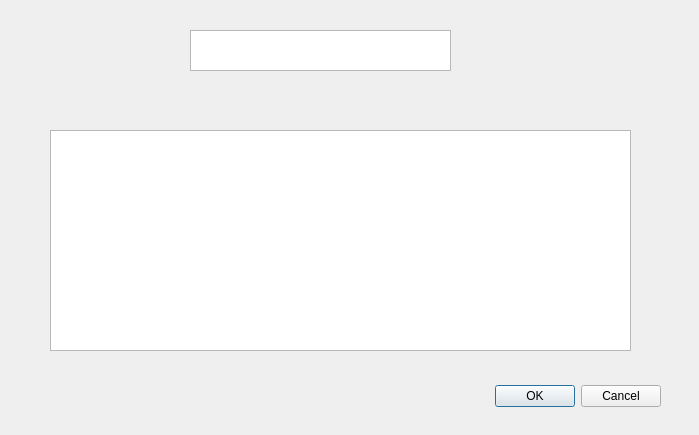
<?xml version="1.0" encoding="UTF-8"?>
<ui version="4.0">
 <class>showmess</class>
 <widget class="QDialog" name="showmess">
  <property name="geometry">
   <rect>
    <x>0</x>
    <y>0</y>
    <width>699</width>
    <height>435</height>
   </rect>
  </property>
  <property name="windowTitle">
   <string>Dialog</string>
  </property>
  <widget class="QDialogButtonBox" name="buttonBox">
   <property name="geometry">
    <rect>
     <x>320</x>
     <y>380</y>
     <width>341</width>
     <height>32</height>
    </rect>
   </property>
   <property name="orientation">
    <enum>Qt::Horizontal</enum>
   </property>
   <property name="standardButtons">
    <set>QDialogButtonBox::Cancel|QDialogButtonBox::Ok</set>
   </property>
  </widget>
  <widget class="QTextBrowser" name="content">
   <property name="geometry">
    <rect>
     <x>50</x>
     <y>130</y>
     <width>581</width>
     <height>221</height>
    </rect>
   </property>
  </widget>
  <widget class="QTextBrowser" name="title">
   <property name="geometry">
    <rect>
     <x>190</x>
     <y>30</y>
     <width>261</width>
     <height>41</height>
    </rect>
   </property>
  </widget>
 </widget>
 <resources/>
 <connections>
  <connection>
   <sender>buttonBox</sender>
   <signal>accepted()</signal>
   <receiver>showmess</receiver>
   <slot>accept()</slot>
   <hints>
    <hint type="sourcelabel">
     <x>248</x>
     <y>254</y>
    </hint>
    <hint type="destinationlabel">
     <x>157</x>
     <y>274</y>
    </hint>
   </hints>
  </connection>
  <connection>
   <sender>buttonBox</sender>
   <signal>rejected()</signal>
   <receiver>showmess</receiver>
   <slot>reject()</slot>
   <hints>
    <hint type="sourcelabel">
     <x>316</x>
     <y>260</y>
    </hint>
    <hint type="destinationlabel">
     <x>286</x>
     <y>274</y>
    </hint>
   </hints>
  </connection>
 </connections>
</ui>
